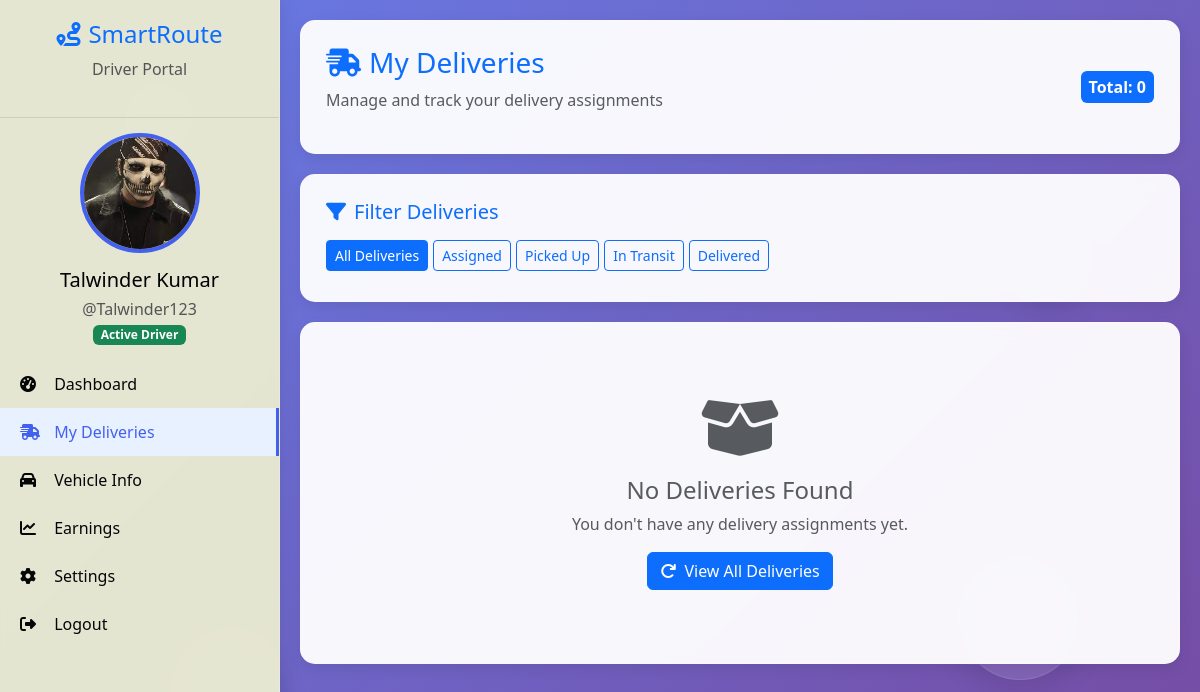
Screenshot of /driver/deliveries/ (signed in) with the database file from the repository.
### driver/models.py (models this page shows, shortened)
class Driver(models.Model):
    VEHICLE_TYPES = [
        ('mini', '🚗 Mini Vehicle (30-300 kg)'),
        ('lcv', '🚐 LCV (300-1000 kg)'),
        ('mcv', '🚛 MCV (1000-5000 kg)'),
        ('hcv', '🚚 HCV (5000-16000 kg)'),
        ('trailer', '🚛 Trailer (16000-35000 kg)'),
    ]
    user = models.OneToOneField(User, on_delete=models.CASCADE)
    phone = models.CharField(max_length=15)
    license_number = models.CharField(max_length=50)
    vehicle_type = models.CharField(max_length=20, choices=VEHICLE_TYPES, blank=True, null=True)
    vehicle_number = models.CharField(max_length=20, blank=True, null=True)
    profile_image = models.ImageField(upload_to='driver_profiles/', null=True, blank=True)
    has_own_vehicle = models.BooleanField(default=False)
    assigned_vehicle = models.ForeignKey('Vehicle', on_delete=models.SET_NULL, null=True, blank=True)
    address = models.TextField(blank=True)
    city = models.CharField(max_length=100, blank=True)
    state = models.CharField(max_length=100, blank=True)
    pincode = models.CharField(max_length=10, blank=True)
    is_active = models.BooleanField(default=True)
    created_at = models.DateTimeField(auto_now_add=True)
    updated_at = models.DateTimeField(auto_now=True)

### driver/views.py (the view)
# urls.py: path('deliveries/', views.my_deliveries, name='my_deliveries'),
@login_required
def my_deliveries(request):
    try:
        driver = Driver.objects.get(user=request.user)
        status_filter = request.GET.get('status', 'all')
        deliveries = Delivery.objects.filter(driver=driver)
        if status_filter != 'all':
            deliveries = deliveries.filter(status=status_filter)
        deliveries = deliveries.order_by('-assigned_at')
        context = {
            'driver': driver,
            'deliveries': deliveries,
            'status_filter': status_filter,
        }
        return render(request, 'driver/my_deliveries.html', context)
    except Driver.DoesNotExist:
        messages.error(request, "Driver profile not found")
        return redirect('driver:login')

### template/driver/my_deliveries.html (shortened to what this page needs)
{% extends 'driver/base.html' %}
{% load static %}
{% block content %}
<div class="dashboard-container">
    <div class="sidebar">
        <div class="sidebar-header">
            <h4 class="text-primary"><i class="fas fa-route me-2"></i>SmartRoute</h4>
            <p class="text-muted">Driver Portal</p>
        </div>
        <div class="driver-info">
            {% if driver.profile_image %}
                <img src="{{ driver.profile_image.url }}" alt="Profile" class="profile-image">
            {% else %}
                <img src="https://via.placeholder.com/120/4361ee/ffffff?text=DR" alt="Profile" class="profile-image">
            {% endif %}
            <h5>{{ driver.user.first_name }} {{ driver.user.last_name }}</h5>
            <p class="text-muted">@{{ driver.user.username }}</p>
            <span class="badge bg-success">Active Driver</span>
        </div>
        <nav class="nav flex-column">
            <a class="nav-link" href="{% url 'driver:dashboard' %}">
                <i class="fas fa-tachometer-alt"></i> Dashboard
            </a>
            <a class="nav-link active" href="{% url 'driver:my_deliveries' %}">
                <i class="fas fa-shipping-fast"></i> My Deliveries
            </a>
            <a class="nav-link" href="{% url 'driver:vehicle_info' %}">
                <i class="fas fa-car"></i> Vehicle Info
            </a>
            <a class="nav-link" href="{% url 'driver:earnings' %}">
                <i class="fas fa-chart-line"></i> Earnings
            </a>
            <a class="nav-link" href="{% url 'driver:settings' %}">
                <i class="fas fa-cog"></i> Settings
            </a>
            <a class="nav-link" href="{% url 'driver:logout' %}">
                <i class="fas fa-sign-out-alt"></i> Logout
            </a>
        </nav>
    </div>
    <div class="main-content">
        <div class="content-card">
            <div class="row align-items-center">
                <div class="col-md-8">
                    <h3 class="text-primary"><i class="fas fa-shipping-fast me-2"></i>My Deliveries</h3>
                    <p class="text-muted">Manage and track your delivery assignments</p>
                </div>
                <div class="col-md-4 text-end">
                    <span class="badge bg-primary fs-6 p-2">
                        Total: {{ deliveries.count }}
                    </span>
                </div>
            </div>
        </div>
        <div class="content-card">
            <h5 class="text-primary mb-3"><i class="fas fa-filter me-2"></i>Filter Deliveries</h5>
            <div class="d-flex flex-wrap">
                <a href="{% url 'driver:my_deliveries' %}?status=all"
                   class="btn btn-sm {% if status_filter == 'all' %}btn-primary{% else %}btn-outline-primary{% endif %} filter-badge">
                    All Deliveries
                </a>
                <a href="{% url 'driver:my_deliveries' %}?status=assigned"
                   class="btn btn-sm {% if status_filter == 'assigned' %}btn-primary{% else %}btn-outline-primary{% endif %} filter-badge">
                    Assigned
                </a>
                <a href="{% url 'driver:my_deliveries' %}?status=picked_up"
                   class="btn btn-sm {% if status_filter == 'picked_up' %}btn-primary{% else %}btn-outline-primary{% endif %} filter-badge">
                    Picked Up
                </a>
                <a href="{% url 'driver:my_deliveries' %}?status=in_transit"
                   class="btn btn-sm {% if status_filter == 'in_transit' %}btn-primary{% else %}btn-outline-primary{% endif %} filter-badge">
                    In Transit
                </a>
                <a href="{% url 'driver:my_deliveries' %}?status=delivered"
                   class="btn btn-sm {% if status_filter == 'delivered' %}btn-primary{% else %}btn-outline-primary{% endif %} filter-badge">
                    Delivered
                </a>
            </div>
        </div>
        <div class="content-card">
            {% if deliveries %}
                <div class="row">
                    {% for delivery in deliveries %}
                    <div class="col-md-6 mb-4">
                        <div class="delivery-card content-card">
                            <div class="d-flex justify-content-between align-items-start mb-3">
                                <h5 class="text-primary mb-0">Delivery #{{ delivery.id }}</h5>
                                <span class="delivery-status status-{{ delivery.status }}">
                                    {{ delivery.status|title }}
                                </span>
                            </div>
                            <div class="delivery-meta mb-3">
                                <div class="mb-2">
                                    <i class="fas fa-user me-2"></i>
                                    <strong>Customer:</strong> {{ delivery.customer_name }}
                                </div>
                                <div class="mb-2">
                                    <i class="fas fa-phone me-2"></i>
                                    <strong>Contact:</strong> {{ delivery.customer_phone }}
                                </div>
                                <div class="mb-2">
                                    <i class="fas fa-calendar me-2"></i>
                                    <strong>Assigned:</strong> {{ delivery.assigned_at|date:"M d, Y H:i" }}
                                </div>
                            </div>
                            <div class="package-info">
                                <h6 class="mb-2">Package Details</h6>
                                <p class="mb-1"><strong>Description:</strong> {{ delivery.package_description }}</p>
                                <p class="mb-1"><strong>Weight:</strong> {{ delivery.package_weight }} kg</p>
                                <p class="mb-1"><strong>Fare:</strong> ₹{{ delivery.estimated_fare }}</p>
                            </div>
                            <div class="locations mt-3">
                                <div class="mb-2">
                                    <i class="fas fa-map-marker-alt text-success me-2"></i>
                                    <strong>Pickup:</strong> {{ delivery.pickup_location }}
                                </div>
                                <div>
                                    <i class="fas fa-map-marker-alt text-danger me-2"></i>
                                    <strong>Delivery:</strong> {{ delivery.delivery_location }}
                                </div>
                            </div>
                            <div class="mt-3">
                                {% if delivery.status == 'assigned' %}
                                    <a href="{% url 'driver:update_delivery_status' delivery.id 'picked_up' %}"
                                       class="btn btn-success btn-action">
                                        <i class="fas fa-box-open me-1"></i> Mark as Picked Up
                                    </a>
                                {% elif delivery.status == 'picked_up' %}
                                    <a href="{% url 'driver:update_delivery_status' delivery.id 'in_transit' %}"
                                       class="btn btn-info btn-action">
                                        <i class="fas fa-truck me-1"></i> Start Transit
                                    </a>
                                {% elif delivery.status == 'in_transit' %}
                                    <a href="{% url 'driver:update_delivery_status' delivery.id 'delivered' %}"
                                       class="btn btn-success btn-action">
                                        <i class="fas fa-check me-1"></i> Mark as Delivered
                                    </a>
                                {% endif %}
                                <a href="{% url 'driver:delivery_detail' delivery.id %}"
                                   class="btn btn-outline-primary btn-action">
                                    <i class="fas fa-eye me-1"></i> View Details
                                </a>
                                {% if delivery.status == 'delivered' and delivery.delivered_at %}
                                    <small class="text-muted d-block mt-2">
                                        Delivered on: {{ delivery.delivered_at|date:"M d, Y H:i" }}
                                    </small>
                                {% endif %}
                            </div>
                        </div>
                    </div>
                    {% endfor %}
                </div>
            {% else %}
                <div class="text-center py-5">
                    <i class="fas fa-box-open fa-4x text-muted mb-3"></i>
                    <h4 class="text-muted">No Deliveries Found</h4>
                    <p class="text-muted">
                        {% if status_filter != 'all' %}
                            No {{ status_filter }} deliveries found.
                        {% else %}
                            You don't have any delivery assignments yet.
                        {% endif %}
                    </p>
                    <a href="{% url 'driver:my_deliveries' %}?status=all" class="btn btn-primary">
                        <i class="fas fa-redo me-1"></i> View All Deliveries
                    </a>
                </div>
            {% endif %}
        </div>
    </div>
</div>
{% endblock %}

### template/driver/base.html (style rules this page uses)
:root { --primary: #4361ee; --secondary: #3f37c9; --success: #e6f8fd; --light: #eef3f8; --dark: #000204; --sidebar-width: 280px; }
body { font-family: 'Segoe UI', Tahoma, Geneva, Verdana, sans-serif; background: linear-gradient(135deg, #667eea 0%, #764ba2 100%); min-height: 100vh; position: relative; overflow-x: hidden; margin: 0; padding: 0; }
.dashboard-container { display: flex; min-height: 100vh; }
.sidebar { width: var(--sidebar-width); background: rgba(235, 236, 209, 0.95); backdrop-filter: blur(10px); -webkit-backdrop-filter: blur(10px); border-right: 1px solid rgba(255, 255, 255, 0.2); box-shadow: 0 0 20px rgba(0, 0, 0, 0.1); z-index: 100; }
.sidebar-header { padding: 20px; border-bottom: 1px solid rgba(0, 0, 0, 0.1); text-align: center; }
.driver-info { text-align: center; padding: 15px 0; }
.driver-info h5 { margin-bottom: 5px; color: var(--dark); }
.driver-info p { color: #0c0c0d; margin-bottom: 0; }
.nav-link { padding: 12px 20px; color: #050607; border-radius: 0; transition: all 0.3s ease; }
.nav-link:hover, .nav-link.active { background-color: #e7f1ff; color: var(--primary); border-right: 3px solid var(--primary); }
.nav-link i { width: 20px; margin-right: 10px; }
.main-content { flex: 1; padding: 20px; overflow-y: auto; }
.content-card { background: rgba(255, 255, 255, 0.95); border-radius: 15px; padding: 25px; margin-bottom: 20px; box-shadow: 0 5px 15px rgba(0, 0, 0, 0.08); backdrop-filter: blur(10px); -webkit-backdrop-filter: blur(10px); border: 1px solid rgba(255, 255, 255, 0.2); }
.profile-image { width: 120px; height: 120px; border-radius: 50%; object-fit: cover; border: 4px solid var(--primary); margin: 0 auto 15px; display: block; }
body { background: linear-gradient(135deg, #667eea 0%, #764ba2 100%) !important; min-height: 100vh !important; font-family: 'Segoe UI', Tahoma, Geneva, Verdana, sans-serif !important; margin: 0 !important; padding: 0 !important; position: relative !important; overflow-x: hidden !important; }
.content-card { background: rgba(255, 255, 255, 0.95) !important; backdrop-filter: blur(10px) !important; -webkit-backdrop-filter: blur(10px) !important; }

### template/driver/my_deliveries.html (style rules this page uses)
.filter-badge { cursor: pointer; margin-right: 5px; margin-bottom: 5px; }

### rows the page displays
Driver: profile_image (picture), user.first_name "Talwinder", user.last_name "Kumar", user.username "Talwinder123"

### other values shown
{{ deliveries.count }} "0"
